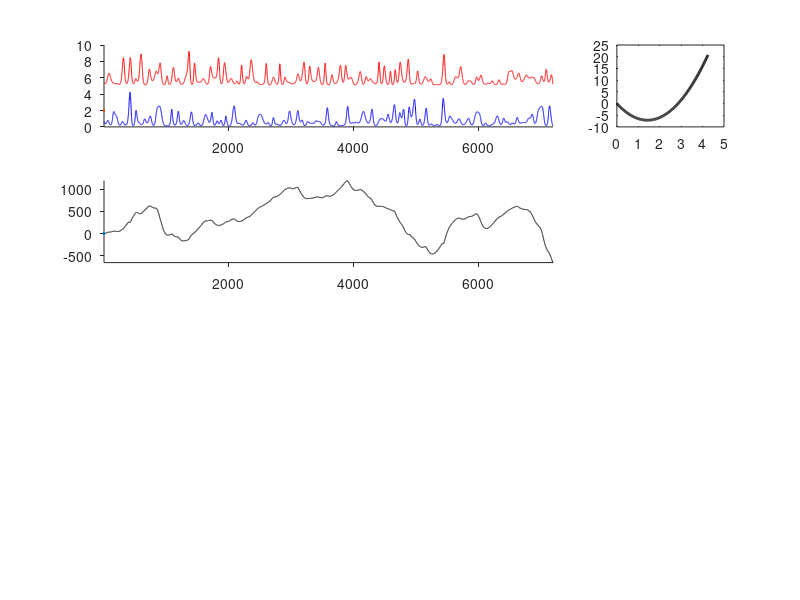

MATLAB code for this plot: (Note: this script raises an error after producing the figure.)

%% Simulate BCM rule with naturalistic fluctuating pre- and post-rates

clear all; clc; clf;

c1 = 3.5; c2 = -10; % coefficients for hebbian example BCM
% c1 = -2.5; c2 = 8; % coefficients for anti-hebbian example

% simulating average firing rate over a 2 hour recording
rl = 7200; % recording length [s]
tstep = 1; % timestep [s]

rng(10);
max_rate = 4.25;
tau_BCM  = 3e3;
tau_fast = 90;

samp1 = rand(200,1)*3;
firing_pre = exp(interp1(linspace(0,rl,length(samp1)),samp1,linspace(1,rl/tstep,rl/tstep),'spline'));
samp2 = rand(200,1)*3;
firing_post = exp(interp1(linspace(0,rl,length(samp2)),samp2,linspace(1,rl/tstep,rl/tstep),'spline'));

firing_pre = firing_pre/max(firing_pre)*max_rate;
firing_post = firing_post/max(firing_post)*max_rate;

dw(:,1) = firing_post.^2.*firing_pre;
dw(:,2) = firing_post.*firing_pre;
dw = dw-mean(dw);
w1 = zeros(size(dw));
w2 = zeros(size(dw));

for i = 2:length(w1)
    w1(i,:) = w1(i-1,:) - 1/tau_BCM*w1(i-1,:) + dw(i,:);
    w2(i,:) = w2(i-1,:) - 1/tau_fast*w2(i-1,:) + dw(i,:);
end

w = w1 - w2;
w_val = c1*w(:,1) + c2*w(:,2);

% Plot rate and weight timeseries
plot_tick = 5; %to make the plot separations between the pre and post firing rate series
figure(1)
ax1 = subplot(4,4,1:3);
plot(firing_pre, 'blue',Linewidth=2);
hold on;
plot(firing_post+plot_tick, 'red',LineWidth=2);
hold off;
box off; set(gca,'TickDir','out')
ax=gca;
ax2 = subplot(4,4,5:7);
plot(w_val, 'k', LineWidth=2);
hold off;
linkaxes([ax1,ax2],'x')
axis tight
box off; set(gca,'TickDir','out')

% Getting BCM graph
subplot(4,4,4)
pts = linspace(0,max(firing_post),256);
plot(pts,(c1*pts.^2+c2*pts),'k-','LineWidth',2);
yline(0,'--')
box off; set(gca,'TickDir','out')

subplot(4,4,8)
[pos,pre]=meshgrid(pts,pts);
deltaw = c1*pos.^2.*pre+c2*pos.*pre;
imagesc(pts,pts,deltaw)
set(gca,'YDir','normal')
set(gca,'CLim',[-1 1].*max(abs(deltaw(:))))
box off; set(gca,'TickDir','out')


%% Simulate BCM rule with controlled stimulation

firing_pre = zeros(1,rl/tstep);
firing_post = zeros(1,rl/tstep);
ind_fr = 1:rl/20:rl;
firing_pre(ind_fr) = ones(1,length(ind_fr))';%fixed pre
firing_post(ind_fr) = rand(length(ind_fr),1)'*max_rate;

clear weight;
dw(:,1) = firing_post.^2.*firing_pre;
dw(:,2) = firing_post.*firing_pre;
dw = dw-mean(dw);
w1 = zeros(size(dw));
w2 = zeros(size(dw));
for i = 2:length(w1)
    w1(i,:) = w1(i-1,:) - 1/tau_BCM*w1(i-1,:) + dw(i,:);
    w2(i,:) = w2(i-1,:) - 1/tau_fast*w2(i-1,:) + dw(i,:);
end

w = w1 - w2;
w_val = c1*w(:,1) + c2*w(:,2);

% plot rate and weight timeseries

plot_tick = 4;%to make the plot separations between the pre and post firing rate series
figure(1)
ax1 = subplot(4,4,9:11);
plot(firing_pre, 'blue',Linewidth=2);
hold on;
plot(firing_post+plot_tick, 'red',LineWidth=2);
hold off;
box off; set(gca,'TickDir','out')
ax=gca;
ax2 = subplot(4,4,13:15);
plot(w_val, 'k', LineWidth=2);
hold off;
linkaxes([ax1,ax2],'x')
axis tight
box off; set(gca,'TickDir','out')
